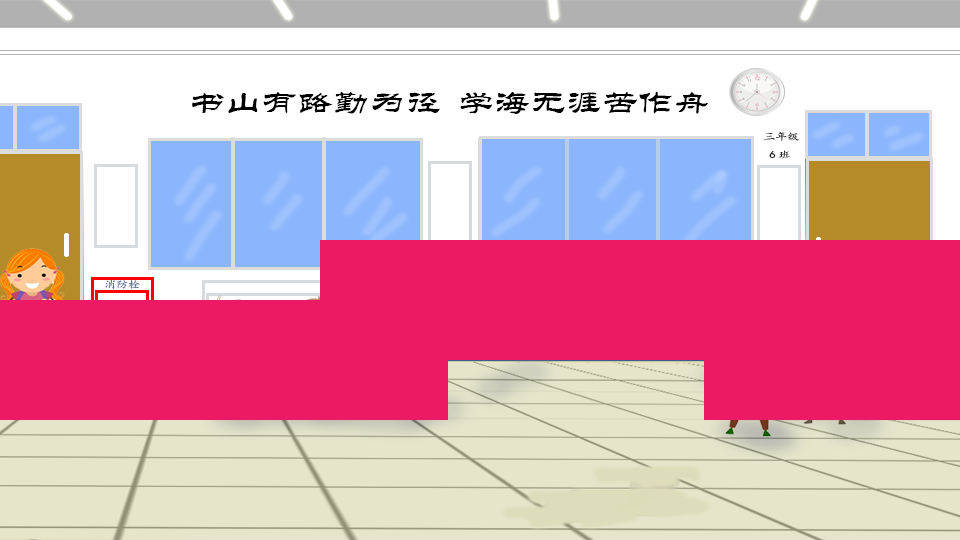

Tiled map render using the project's own tile images. Description and the map definition, with tile-layer contents summarised, below:
An orthogonal 15x9 tile map with 64x60 px tiles, 2 tile layers (first, peng4), 2 tilesets and 2 objects (hero, herbad4).

<map version="1.0" orientation="orthogonal" renderorder="right-down" width="15" height="9" tilewidth="64" tileheight="60">
 <tileset firstgid="1" name="back" tilewidth="64" tileheight="60">
  <image source="school.png" width="960" height="540" />
 </tileset>
 <tileset firstgid="136" name="Cillidable" tilewidth="64" tileheight="60">
  <image source="Cillidable.png" width="128" height="60" />
  <tile id="1">
   <properties>
    <property name="collidable" value="true" />
   </properties>
  </tile>
 </tileset>
 <layer name="first" width="15" height="9">
  <data>[135 cells, 135 non-empty, 135 distinct tile ids]</data>
 </layer>
 <layer name="peng4" width="15" height="9">
  <data>[135 cells, 36 non-empty, 1 distinct tile ids]</data>
 </layer>
 <objectgroup name="people4">
  <object name="hero" x="48" y="444" width="71" height="52" />
  <object name="herbad4" x="644" y="436" width="76" height="65" />
 </objectgroup>
</map>
